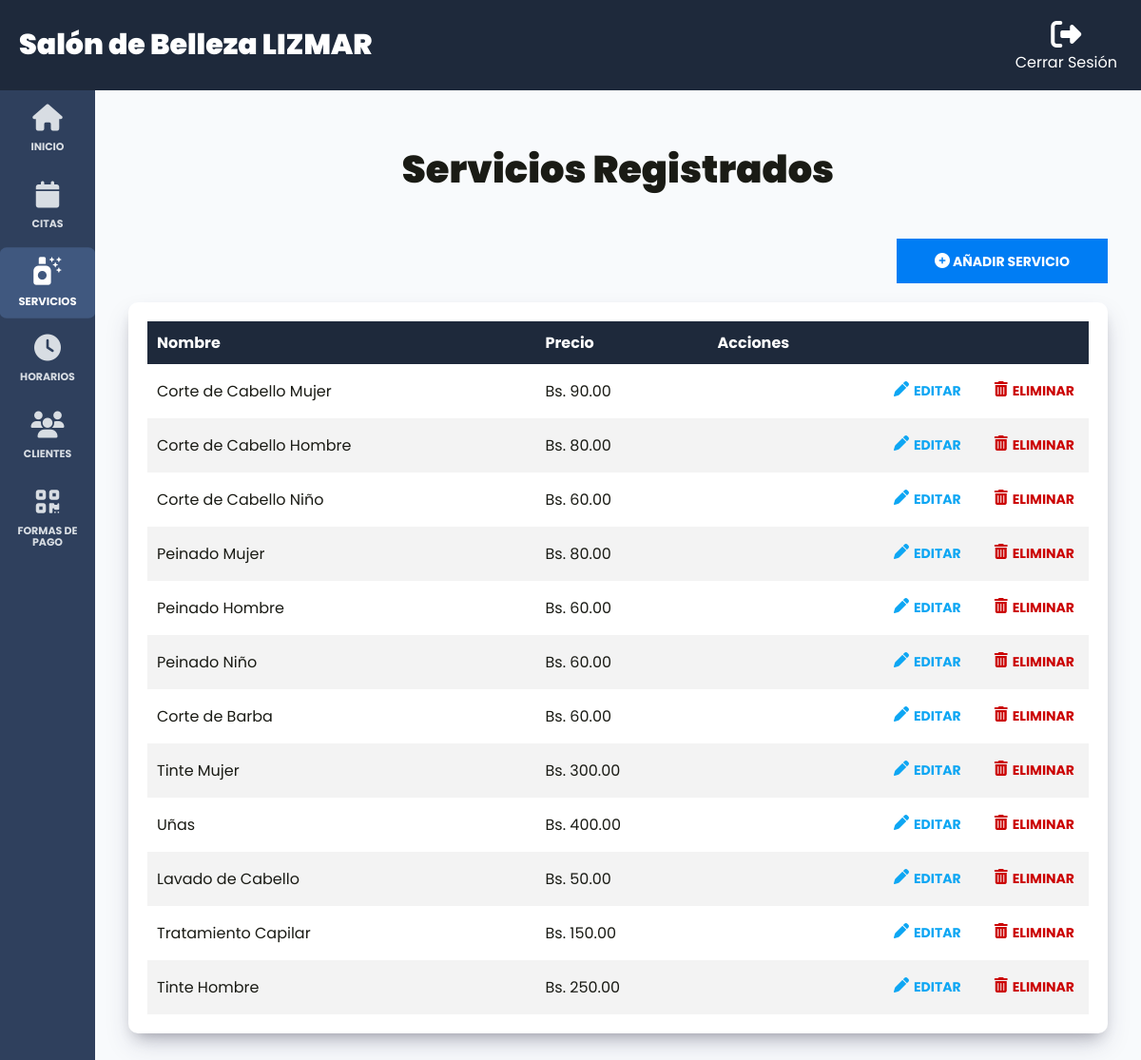
The app's page /admin/servicios (signed in), older data.
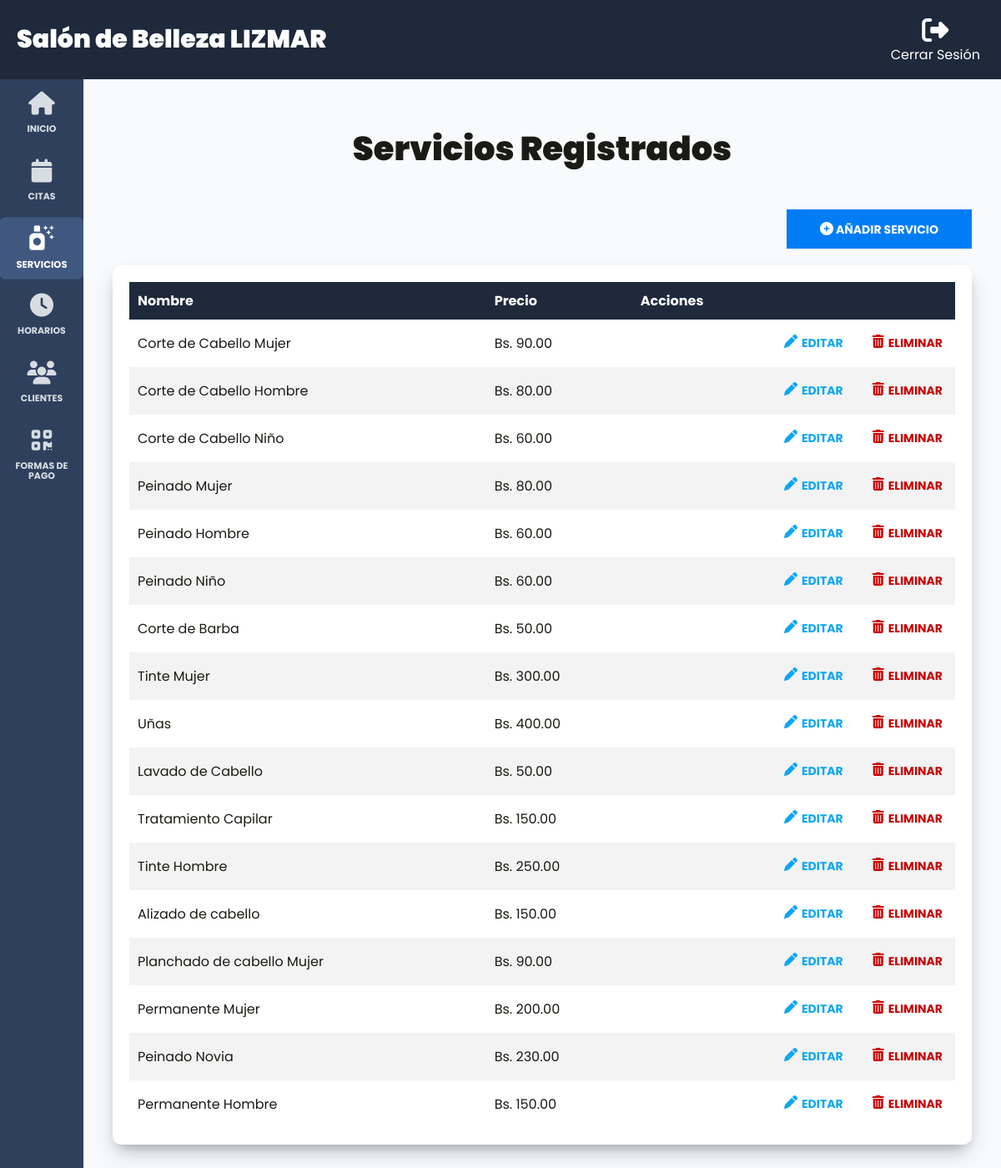
The same page, newer data.
### tables this page shows
CREATE TABLE `servicios` (
  `id` int NOT NULL AUTO_INCREMENT,
  `nombre` varchar(60) DEFAULT NULL,
  `precio` decimal(5,2) DEFAULT NULL,
  PRIMARY KEY (`id`)
);

### controllers/ServiciosController.php (called while the page is built, shortened)
<?php
class ServiciosController {
    public static function index(Router $router) {
        $servicios = Servicio::all();
        $router->render('admin/servicios/index', [
            'servicios' => $servicios
        ]);
    }
}

### public/index.php (called while the page is built, shortened)
<?php
$router = new Router();
$router->get('/', [LoginController::class, 'login']);
$router->post('/', [LoginController::class, 'login']);
$router->get('/logout', [LoginController::class, 'logout']);
$router->get('/forgot-password', [LoginController::class, 'forgotPassword']);
$router->post('/forgot-password', [LoginController::class, 'forgotPassword']);
$router->get('/reset-password', [LoginController::class, 'resetPassword']);
$router->post('/reset-password', [LoginController::class, 'resetPassword']);
$router->get('/create-account', [LoginController::class, 'createAccount']);
$router->post('/create-account', [LoginController::class, 'createAccount']);
$router->get('/confirm-account', [LoginController::class, 'confirmAccount']);
$router->get('/message', [LoginController::class, 'message']);
$router->get('/cita', [CitaController::class, 'index']);
$router->get('/historial', [CitasController::class, 'showHistorial']);
$router->get('/api/servicios', [APIController::class, 'index']);
$router->get('/api/horarios', [APIController::class, 'showHorarios']);
$router->post('/api/horarios/estado', [APIController::class, 'cambiarEstadoHorarios']);
$router->post('/api/citas', [APIController::class, 'create']);
$router->get('/admin/dashboard', [DashboardController::class, 'index']);
$router->get('/admin/citas', [CitasController::class, 'index']);
$router->get('/admin/clientes', [ClientesController::class, 'index']);
$router->get('/admin/horarios', [HorariosController::class, 'index']);
$router->get('/admin/formas_pagos', [FormasPagosController::class, 'index']);
$router->get('/admin/formas_pagos/actualizar_qr', [FormasPagosController::class, 'update']);
$router->post('/admin/formas_pagos/actualizar_qr', [FormasPagosController::class, 'update']);
$router->get('/admin/servicios', [ServiciosController::class, 'index']);
$router->get('/admin/servicios/crear', [ServiciosController::class, 'create']);
$router->post('/admin/servicios/crear', [ServiciosController::class, 'create']);
$router->get('/admin/servicios/editar', [ServiciosController::class, 'update']);
$router->post('/admin/servicios/editar', [ServiciosController::class, 'update']);
$router->post('/admin/servicios/eliminar', [ServiciosController::class, 'delete']);
$router->comprobarRutas();

### models/ActiveRecord.php (called while the page is built, shortened)
<?php
class ActiveRecord {
    protected static $db;
    protected static $tabla = '';
    public static function setDB($database) {
        self::$db = $database;
    }
    public static function consultarSQL($query) {
        $resultado = self::$db->query($query);
        $array = [];
        while ($registro = $resultado->fetch_assoc()) {
            $array[] = static::crearObjeto($registro);
        }
        return $array;
    }
    protected static function crearObjeto($registro) {
        $objeto = new static;
        foreach ($registro as $key => $value) {
            if (property_exists($objeto, $key)) {
                $objeto->$key = $value;
            }
        }
        return $objeto;
    }
    public static function all() {
        $query = "SELECT * FROM " . static::$tabla;
        $resultado = self::consultarSQL($query);
        return $resultado;
    }
}

### includes/functions.php (called while the page is built, shortened)
<?php
function currentPage($path): bool {
    return str_contains($_SERVER['PATH_INFO'], $path) ? true : false;
}

### views/admin/servicios/index.php (the view, shortened to what this page needs)
<h1 class="nombre-pagina">Servicios Registrados</h1>
<div class="dashboard__contenedor-boton">
    <a class="dashboard__boton" href="/admin/servicios/crear">
        <i class="fa-solid fa-circle-plus"></i>
        Añadir Servicio
    </a>
</div>
<div class="dashboard__contenedor">
    <?php if (!empty($servicios)): ?>
        <table class="table" id="myTable">
            <thead class="table__thead">
                <tr>
                    <th scope="col" class="table__th">Nombre</th>
                    <th scope="col" class="table__th">Precio</th>
                    <th scope="col" class="table__th">Acciones</th>
                </tr>
            </thead>
            <tbody class="table__tbody">
                <?php foreach($servicios as $servicio): ?>
                    <tr class="table__tr">
                        <td class="table__td">
                            <?php echo $servicio->nombre; ?>
                        </td>
                        <td class="table__td">
                            Bs. <?php echo $servicio->precio; ?>
                        </td>
                        <td class="table__td--acciones">
                            <a href="/admin/servicios/editar?id=<?php echo $servicio->id; ?>" class="table__accion table__accion--editar">
                                <i class="fa-solid fa-pen"></i>
                                Editar
                            </a>
                            <form class="table__formulario" method="POST" action="/admin/servicios/eliminar">
                                <button type="submit" class="table__accion table__accion--eliminar">
                                    <i class="fa-solid fa-trash-can"></i>
                                    Eliminar
                                </button>
                            </form>
                        </td>
                    </tr>
                <?php endforeach; ?>
            </tbody>
        </table>
        <?php else: ?>
            <p class="text-center">No hay servicios registrados</p>
    <?php endif; ?>
</div>

### Router.php (shortened to what this page needs)
<?php
class Router {
    public array $getRoutes = [];
    public array $postRoutes = [];
    public function get($url, $fn) {
        $this->getRoutes[$url] = $fn;
    }
    public function post($url, $fn) {
        $this->postRoutes[$url] = $fn;
    }
    public function comprobarRutas() {
        $currentUrl = $_SERVER['PATH_INFO'] ?? '/';
        $method = $_SERVER['REQUEST_METHOD'];
        if ($method === 'GET') {
            $fn = $this->getRoutes[$currentUrl] ?? null;
        } else {
            $fn = $this->postRoutes[$currentUrl] ?? null;
        }
        if ($fn) {
            call_user_func($fn, $this);
        } else {
            echo "Página No Encontrada o Ruta no válida";
        }
    }
    public function render($view, $datos = []) {
        include_once __DIR__ . "/views/$view.php";
        $contenido = ob_get_clean();
        $currentUrl = $_SERVER['PATH_INFO'] ?? '/';
        if(str_contains($currentUrl, '/admin')) {
            include_once __DIR__ . '/views/adminLayout.php';
        } else {
            include_once __DIR__ . '/views/layout.php';
        }
    }
}

### views/adminLayout.php (shortened to what this page needs)
<html lang="es">
<head>
    <link rel="stylesheet" href="https://cdn.datatables.net/2.3.0/css/dataTables.dataTables.css" />
    <link rel="stylesheet" href="/build/css/app.css">
</head>
<body class="body-admin dashboard">
    <?php include_once __DIR__ . '/templates/adminHeader.php'; ?>
    <div class="dashboard__grid">
        <?php include_once __DIR__ . '/templates/adminSidebar.php'; ?>
        <main class="dashboard__contenido">
            <?php echo $contenido; ?>
        </main>
    </div>
</body>
</html>

### views/templates/adminHeader.php
<header class="dashboard__header">
    <div class="dashboard__header-flex">
        <a href="/admin/dashboard">
            <h2 class="dashboard__logo">
                Salón de Belleza LIZMAR
            </h2>
        </a>
        <nav class="dashboard__nav">
            <a class="logout-icon" href="/logout">
                <i class="fa-solid fa-right-from-bracket fa-2x"></i>
                Cerrar Sesión
            </a>
        </nav>
    </div>
</header>

### views/templates/adminSidebar.php
<aside class="dashboard__sidebar">
    <nav class="dashboard__menu">
        <a href="/admin/dashboard" class="dashboard__enlace <?php echo currentPage('/dashboard') ? 'dashboard__enlace--activo' : ''; ?>">
            <i class="fa-solid fa-house fa-1x"></i>
            <spam class="dashboard__menu-texto">
                Inicio
            </spam>
        </a>
        <a href="/admin/citas" class="dashboard__enlace  <?php echo currentPage('/citas') ? 'dashboard__enlace--activo' : ''; ?>">
            <i class="fa-solid fa-calendar fa-1x"></i>
            <spam class="dashboard__menu-texto">
                Citas
            </spam>
        </a>
        <a href="/admin/servicios" class="dashboard__enlace  <?php echo currentPage('/servicios') ? 'dashboard__enlace--activo' : ''; ?>">
            <i class="fa-solid fa-spray-can-sparkles fa-1x"></i>
            <spam class="dashboard__menu-texto">
                Servicios
            </spam>
        </a>
        <a href="/admin/horarios" class="dashboard__enlace  <?php echo currentPage('/horarios') ? 'dashboard__enlace--activo' : ''; ?>">
            <i class="fa-solid fa-clock fa-1x"></i>
            <spam class="dashboard__menu-texto">
                Horarios
            </spam>
        </a>
        <a href="/admin/clientes" class="dashboard__enlace  <?php echo currentPage('/clientes') ? 'dashboard__enlace--activo' : ''; ?>">
            <i class="fa-solid fa-users fa-1x"></i>
            <spam class="dashboard__menu-texto">
                Clientes
            </spam>
        </a>
        <a href="/admin/formas_pagos" class="dashboard__enlace  <?php echo currentPage('/formas_pagos') ? 'dashboard__enlace--activo' : ''; ?>">
            <i class="fa-solid fa-qrcode fa-1x"></i>
            <spam class="dashboard__menu-texto">
                formas de pago
            </spam>
        </a>
    </nav>
</aside>

### public/build/css/app.css (style rules this page uses)
html { line-height:1.15;-webkit-text-size-adjust:100% }
body { margin:0 }
main { display:block }
h1 { font-size:2em;margin:.67em 0 }
a { background-color:rgba(0,0,0,0) }
button,input,optgroup,select,textarea { font-family:inherit;font-size:100%;line-height:1.15;margin:0 }
button,input { overflow:visible }
button,select { text-transform:none }
button,[type=button],[type=reset],[type=submit] { appearance:button }
html { font-size:62.5%;box-sizing:border-box;height:100% }
body { min-height:100%;display:flex;flex-direction:column;background-color:rgb(38.595505618,52.7471910112,75.904494382);font-family:"Poppins",sans-serif;font-size:1.6rem }
@media (min-width: 768px) { body { height:100% } }
.body-admin { color:#1a1b15 }
*,*:before,*:after { box-sizing:inherit }
a { text-decoration:none }
h1,h2,h3 { font-family:"Poppins",sans-serif;margin:0 0 2.5rem 0;font-weight:900;color:#fff;text-align:center }
h1 { font-size:4rem }
h2 { font-size:3.6rem }
.nombre-pagina { text-align:center;margin:5rem 0;font-weight:700 }
.body-admin h1,.body-admin h2,.body-admin h3 { color:#1a1b15;font-weight:900 }
.fa,.fa-solid,.fa-regular,.fa-light,.fa-thin,.fa-duotone,.fa-brands,.fas,.far,.fal,.fat,.fad,.fab { font-size:1.6rem !important }
.fa-1x { font-size:2.8rem !important }
.fa-2x { font-size:3.2rem !important }
.logout-icon { margin-right:.5rem;color:#fff;display:flex;flex-direction:column;align-items:center;justify-content:center;gap:.5rem }
.logout-icon i { color:#fff }
.dashboard { height:100vh;display:flex;flex-direction:column;background-color:#f8fafc }
.dashboard__header { background-color:#1e293b;padding:2rem;flex-shrink:0 }
.dashboard__header-flex { display:flex;flex-direction:column;align-items:center }
@media (min-width: 768px) { .dashboard__header-flex { flex-direction:row;justify-content:space-between } }
.dashboard__logo { color:#fff !important;color:#fff;text-align:center;margin-bottom:2rem;white-space:nowrap }
@media (min-width: 1024px) { .dashboard__logo { text-align:left;margin:0 } }
.dashboard__logo { font-size:clamp(2rem,-0.8rem + 10vw,3rem) }
.dashboard__grid { display:flex;flex:1;overflow:hidden }
.dashboard__sidebar { background-color:rgb(47.191011236,64.4943820225,92.808988764);width:10rem;flex-shrink:0;overflow-y:auto }
.dashboard__menu { padding:.5rem .2rem 1rem;display:flex;flex-direction:column;gap:1rem }
.dashboard__enlace { color:hsl(215.3846153846,16.3179916318%,86.862745098%);display:flex;flex-direction:column;gap:1rem;align-items:center;text-align:center;padding:1rem;transition:.3s background-color ease-in-out,.3s color ease,.3s border-radius ease,scale .3s ease-in-out }
.dashboard__enlace:hover,.dashboard__enlace--activo { background-color:rgb(64.3820224719,87.9887640449,126.6179775281);color:#fff;border-radius:.7rem;scale:1.05 }
.dashboard__menu-texto { font-size:1.1rem;text-transform:uppercase;font-weight:700 }
.dashboard__contenido { width:100%;padding:1rem 1rem 3rem 1rem;flex-grow:1;overflow-y:auto }
@media (min-width: 768px) { .dashboard__contenido { padding:1rem 3.5rem 3rem 3.5rem } }
@media (min-width: 768px) { .dashboard__contenedor-boton { display:flex;justify-content:flex-end;margin-bottom:2rem } }
.dashboard__boton { background-color:#007df4;padding:1.5rem 4rem;color:#fff;font-size:1.8rem;font-weight:700;border:none;transition-property:background-color;transition-duration:.3s;text-align:center;width:100%;display:inline-block;text-transform:uppercase;font-size:1.4rem }
@media (min-width: 768px) { .dashboard__boton { width:auto } }
.dashboard__contenedor,.dashboard__formulario { box-shadow:rgba(50,50,93,.25) 0px 13px 27px -5px,rgba(0,0,0,.3) 0px 8px 16px -8px;background-color:#fff;padding:2rem;border-radius:1rem }
.table { width:100%;border-collapse:collapse }
.table__thead { background-color:#1e293b;color:#fff }
.table__th { padding:1rem;text-align:left }
.table__tr:nth-of-type(even) { background-color:hsl(0,0%,95.4121381168%) }
.table__td,.table__td--acciones { padding:1.5rem 1rem }
.table__td--acciones { display:flex;flex-direction:column;justify-content:center;gap:1rem;align-items:center }
@media (min-width: 768px) { .table__td--acciones { flex-direction:row;justify-content:flex-end;gap:2.5rem } }
.table__formulario { all:unset }
.table__accion { all:unset;text-transform:uppercase;font-size:1.4rem;font-weight:700;padding:.3rem .5rem;display:flex;gap:.5rem }
.table__accion--editar { color:#0da6f3 }
.table__accion--eliminar { color:#cb0000 }

Row changes from the older to the newer data that the page shows:
changed servicios "Corte de Barba": precio "60.00" → "50.00"
added servicios: nombre "Alizado de cabello", precio "150.00"
added servicios: nombre "Planchado de cabello Mujer", precio "90.00"
added servicios: nombre "Permanente Mujer", precio "200.00"
added servicios: nombre "Peinado Novia", precio "230.00"
added servicios: nombre "Permanente Hombre", precio "150.00"
